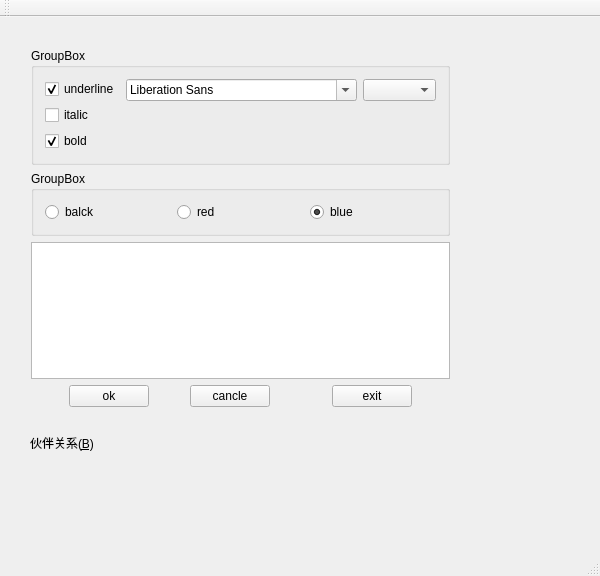
<?xml version="1.0" encoding="UTF-8"?>
<ui version="4.0">
 <class>widgetClass</class>
 <widget class="QMainWindow" name="widgetClass">
  <property name="geometry">
   <rect>
    <x>0</x>
    <y>0</y>
    <width>600</width>
    <height>576</height>
   </rect>
  </property>
  <property name="windowTitle">
   <string>widget</string>
  </property>
  <widget class="QWidget" name="centralWidget">
   <widget class="QLabel" name="label">
    <property name="geometry">
     <rect>
      <x>30</x>
      <y>410</y>
      <width>539</width>
      <height>31</height>
     </rect>
    </property>
    <property name="text">
     <string>伙伴关系(&amp;B)</string>
    </property>
    <property name="buddy">
     <cstring>pushButton_ok</cstring>
    </property>
   </widget>
   <widget class="QWidget" name="">
    <property name="geometry">
     <rect>
      <x>20</x>
      <y>20</y>
      <width>441</width>
      <height>381</height>
     </rect>
    </property>
    <layout class="QVBoxLayout" name="verticalLayout_2">
     <item alignment="Qt::AlignTop">
      <widget class="QGroupBox" name="groupBox">
       <property name="enabled">
        <bool>true</bool>
       </property>
       <property name="title">
        <string>GroupBox</string>
       </property>
       <layout class="QHBoxLayout" name="horizontalLayout_4">
        <item>
         <layout class="QVBoxLayout" name="verticalLayout">
          <item>
           <widget class="QCheckBox" name="checkBox_underline">
            <property name="text">
             <string>underline</string>
            </property>
            <property name="checked">
             <bool>true</bool>
            </property>
           </widget>
          </item>
          <item>
           <widget class="QCheckBox" name="checkBox_italic">
            <property name="text">
             <string>italic</string>
            </property>
           </widget>
          </item>
          <item>
           <widget class="QCheckBox" name="checkBox_bold">
            <property name="text">
             <string>bold</string>
            </property>
            <property name="checked">
             <bool>true</bool>
            </property>
           </widget>
          </item>
         </layout>
        </item>
        <item alignment="Qt::AlignTop">
         <widget class="QFontComboBox" name="fontComboBox"/>
        </item>
        <item alignment="Qt::AlignTop">
         <widget class="QComboBox" name="fontSizeComboBox"/>
        </item>
       </layout>
      </widget>
     </item>
     <item>
      <widget class="QGroupBox" name="groupBox_2">
       <property name="title">
        <string>GroupBox</string>
       </property>
       <layout class="QVBoxLayout" name="verticalLayout_4">
        <item>
         <layout class="QHBoxLayout" name="horizontalLayout">
          <item>
           <widget class="QRadioButton" name="radioButton_black">
            <property name="text">
             <string>balck</string>
            </property>
           </widget>
          </item>
          <item>
           <widget class="QRadioButton" name="radioButton_red">
            <property name="text">
             <string>red</string>
            </property>
           </widget>
          </item>
          <item>
           <widget class="QRadioButton" name="radioButton_blue">
            <property name="text">
             <string>blue</string>
            </property>
            <property name="checked">
             <bool>true</bool>
            </property>
           </widget>
          </item>
         </layout>
        </item>
       </layout>
      </widget>
     </item>
     <item>
      <widget class="QTextEdit" name="textEdit">
       <property name="font">
        <font>
         <family>Consolas</family>
         <pointsize>14</pointsize>
        </font>
       </property>
      </widget>
     </item>
     <item>
      <layout class="QHBoxLayout" name="horizontalLayout_2">
       <item>
        <spacer name="horizontalSpacer_3">
         <property name="orientation">
          <enum>Qt::Horizontal</enum>
         </property>
         <property name="sizeHint" stdset="0">
          <size>
           <width>40</width>
           <height>20</height>
          </size>
         </property>
        </spacer>
       </item>
       <item>
        <widget class="QPushButton" name="pushButton_ok">
         <property name="text">
          <string>ok</string>
         </property>
        </widget>
       </item>
       <item>
        <spacer name="horizontalSpacer_2">
         <property name="orientation">
          <enum>Qt::Horizontal</enum>
         </property>
         <property name="sizeHint" stdset="0">
          <size>
           <width>38</width>
           <height>20</height>
          </size>
         </property>
        </spacer>
       </item>
       <item>
        <widget class="QPushButton" name="pushButton_cancle">
         <property name="text">
          <string>cancle</string>
         </property>
        </widget>
       </item>
       <item>
        <spacer name="horizontalSpacer">
         <property name="orientation">
          <enum>Qt::Horizontal</enum>
         </property>
         <property name="sizeHint" stdset="0">
          <size>
           <width>58</width>
           <height>20</height>
          </size>
         </property>
        </spacer>
       </item>
       <item>
        <widget class="QPushButton" name="pushButton_exit">
         <property name="text">
          <string>exit</string>
         </property>
        </widget>
       </item>
       <item>
        <spacer name="horizontalSpacer_4">
         <property name="orientation">
          <enum>Qt::Horizontal</enum>
         </property>
         <property name="sizeHint" stdset="0">
          <size>
           <width>40</width>
           <height>20</height>
          </size>
         </property>
        </spacer>
       </item>
      </layout>
     </item>
    </layout>
   </widget>
  </widget>
  <widget class="QMenuBar" name="menuBar">
   <property name="geometry">
    <rect>
     <x>0</x>
     <y>0</y>
     <width>600</width>
     <height>23</height>
    </rect>
   </property>
  </widget>
  <widget class="QToolBar" name="mainToolBar">
   <attribute name="toolBarArea">
    <enum>TopToolBarArea</enum>
   </attribute>
   <attribute name="toolBarBreak">
    <bool>false</bool>
   </attribute>
  </widget>
  <widget class="QStatusBar" name="statusBar"/>
 </widget>
 <layoutdefault spacing="6" margin="11"/>
 <resources>
  <include location="widget.qrc"/>
 </resources>
 <connections>
  <connection>
   <sender>checkBox_underline</sender>
   <signal>clicked(bool)</signal>
   <receiver>textEdit</receiver>
   <slot>setFontUnderline(bool)</slot>
   <hints>
    <hint type="sourcelabel">
     <x>126</x>
     <y>86</y>
    </hint>
    <hint type="destinationlabel">
     <x>290</x>
     <y>307</y>
    </hint>
   </hints>
  </connection>
  <connection>
   <sender>checkBox_italic</sender>
   <signal>clicked(bool)</signal>
   <receiver>textEdit</receiver>
   <slot>setFontItalic(bool)</slot>
   <hints>
    <hint type="sourcelabel">
     <x>79</x>
     <y>108</y>
    </hint>
    <hint type="destinationlabel">
     <x>240</x>
     <y>307</y>
    </hint>
   </hints>
  </connection>
  <connection>
   <sender>pushButton_ok</sender>
   <signal>clicked()</signal>
   <receiver>textEdit</receiver>
   <slot>selectAll()</slot>
   <hints>
    <hint type="sourcelabel">
     <x>105</x>
     <y>422</y>
    </hint>
    <hint type="destinationlabel">
     <x>240</x>
     <y>307</y>
    </hint>
   </hints>
  </connection>
  <connection>
   <sender>pushButton_cancle</sender>
   <signal>clicked()</signal>
   <receiver>textEdit</receiver>
   <slot>clear()</slot>
   <hints>
    <hint type="sourcelabel">
     <x>230</x>
     <y>422</y>
    </hint>
    <hint type="destinationlabel">
     <x>240</x>
     <y>307</y>
    </hint>
   </hints>
  </connection>
  <connection>
   <sender>pushButton_exit</sender>
   <signal>clicked()</signal>
   <receiver>widgetClass</receiver>
   <slot>close()</slot>
   <hints>
    <hint type="sourcelabel">
     <x>375</x>
     <y>422</y>
    </hint>
    <hint type="destinationlabel">
     <x>299</x>
     <y>287</y>
    </hint>
   </hints>
  </connection>
 </connections>
</ui>
